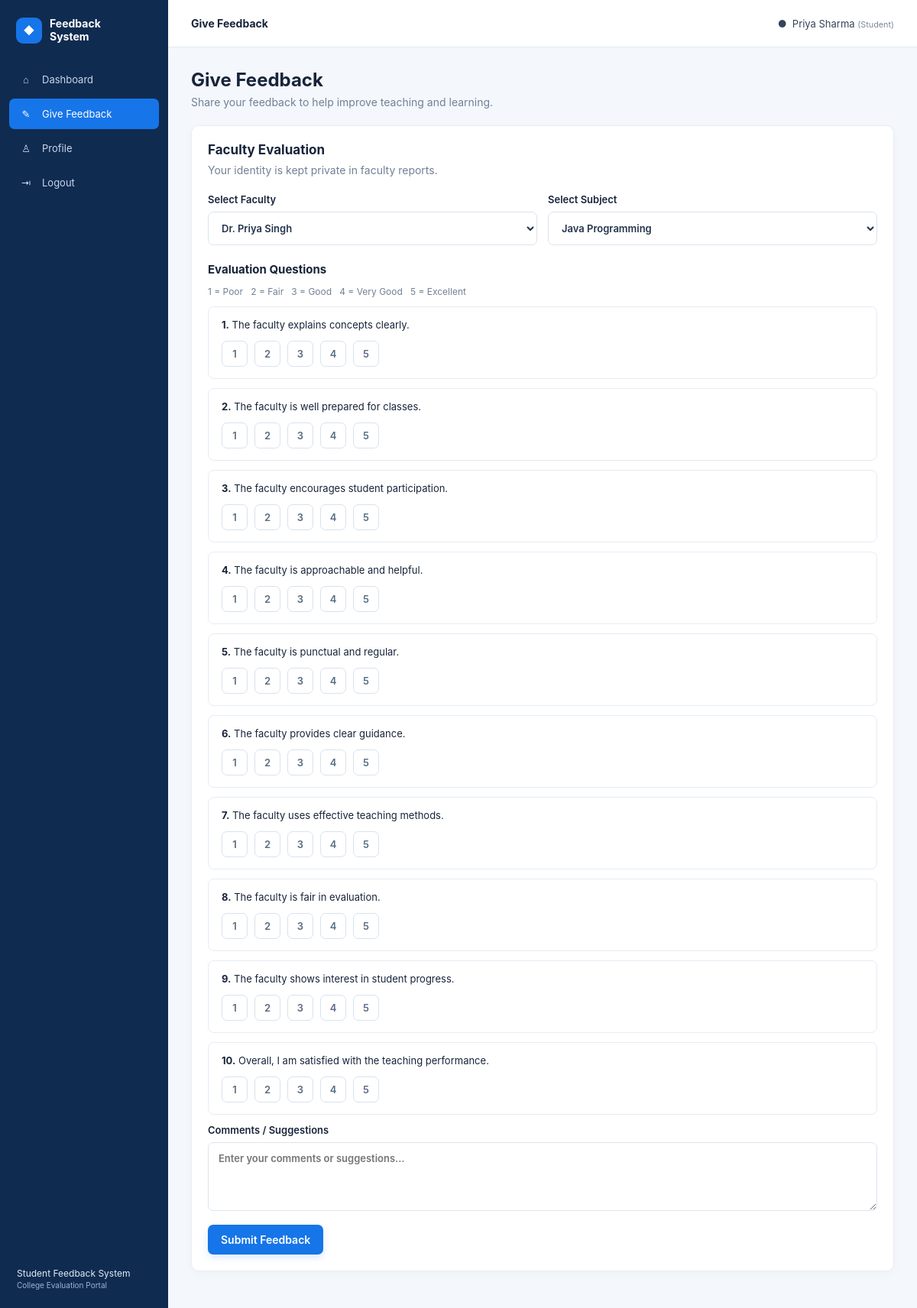
Screenshot of /feedback.php?faculty=5&subject=2 (signed in) with the database file from the repository.
### tables this page shows
CREATE TABLE questions (
  id INT AUTO_INCREMENT PRIMARY KEY,
  question_text VARCHAR(255) NOT NULL,
  category VARCHAR(100) DEFAULT NULL,
  status ENUM('active','inactive') DEFAULT 'active',
  created_at TIMESTAMP DEFAULT CURRENT_TIMESTAMP
);

### feedback.php (the view, shortened to what this page needs)
<?php
require_once "config.php"; require_role("student");
$uid=(int)$_SESSION["user_id"]; $error="";
$faculty=$pdo->query("SELECT id,name FROM users WHERE role='faculty' AND status='active' ORDER BY name")->fetchAll();
$subjects=$pdo->query("SELECT id,subject_name FROM subjects WHERE status='active' ORDER BY subject_name")->fetchAll();
$questions=$pdo->query("SELECT id,question_text FROM questions WHERE status='active' ORDER BY id")->fetchAll();
$selectedFaculty=(int)($_POST["faculty_id"]??$_GET["faculty"]??0);
$selectedSubject=(int)($_POST["subject_id"]??$_GET["subject"]??0);
app_header("Give Feedback"); ?>
<div class="welcome"><div><h1>Give Feedback</h1><p>Share your feedback to help improve teaching and learning.</p></div></div>
<div class="panel feedback-panel"><h2>Faculty Evaluation</h2><p class="muted">Your identity is kept private in faculty reports.</p><?php if($error): ?><div class="alert error"><?=e($error)?></div><?php endif; ?>
<form method="post" id="feedbackForm"><div class="two-col select-row"><label>Select Faculty<select name="faculty_id" required><option value="">Choose Faculty</option><?php foreach($faculty as $f): ?><option value="<?=$f["id"]?>" <?=$selectedFaculty===$f["id"]?"selected":""?>><?=e($f["name"])?></option><?php endforeach; ?></select></label><label>Select Subject<select name="subject_id" required><option value="">Choose Subject</option><?php foreach($subjects as $s): ?><option value="<?=$s["id"]?>" <?=$selectedSubject===$s["id"]?"selected":""?>><?=e($s["subject_name"])?></option><?php endforeach; ?></select></label></div>
<h3>Evaluation Questions</h3><p class="muted small">1 = Poor &nbsp; 2 = Fair &nbsp; 3 = Good &nbsp; 4 = Very Good &nbsp; 5 = Excellent</p>
<?php foreach($questions as $i=>$q): ?><div class="question-card"><p><b><?=$i+1?>.</b> <?=e($q["question_text"])?></p><div class="rating-group"><?php for($n=1;$n<=5;$n++): ?><label class="rating-option"><span><?=$n?></span></label><?php endfor; ?></div></div><?php endforeach; ?>
<label>Comments / Suggestions<textarea name="comment" rows="4" maxlength="1000" placeholder="Enter your comments or suggestions..."><?=e($_POST["comment"]??"")?></textarea></label><div class="form-actions"><button class="btn primary" type="submit">Submit Feedback</button></div></form></div>

### style.css (style rules this page uses)
* { box-sizing:border-box }
:root { --navy:#102f61;--blue:#1675e8;--text:#17243a;--muted:#718096;--line:#e4eaf2;--bg:#f4f7fb }
body { margin:0;font-family:Inter,"Segoe UI",Arial,sans-serif;color:var(--text);background:var(--bg);font-size:14px }
button,input,select,textarea { font:inherit }
.muted { color:var(--muted) }
.small { font-size:12px }
label { display:grid;gap:8px;font-weight:600;font-size:13px }
input,select,textarea { width:100%;padding:12px 13px;border:1px solid #dce4ee;border-radius:7px;background:#fff;color:#24344c;outline:none }
.btn { display:inline-flex;align-items:center;justify-content:center;border:0;border-radius:7px;padding:11px 17px;cursor:pointer;font-weight:600;text-decoration:none;transition:.15s }
.primary { background:#1675e8;color:#fff;box-shadow:0 4px 10px #1675e826 }
.two-col { display:grid;grid-template-columns:1fr 1fr;gap:14px }
.app-body { display:flex;min-height:100vh }
.welcome { display:flex;align-items:center;justify-content:space-between;margin-bottom:22px }
.welcome h1 { font-size:24px;margin:0 0 6px }
.welcome p { margin:0;color:var(--muted) }
.panel { background:#fff;border:1px solid #e9eef5;border-radius:10px;padding:21px;margin-bottom:20px;box-shadow:0 4px 14px #263d5907 }
.panel h2 { font-size:17px;margin:0 0 15px }
.feedback-panel { max-width:950px }
.feedback-panel>p { margin-top:-7px }
.select-row { margin:22px 0 }
.feedback-panel h3 { font-size:15px;margin:22px 0 6px }
.question-card { border:1px solid #e6ecf4;border-radius:8px;padding:15px 17px;margin:12px 0 }
.question-card p { margin:0 0 13px;font-size:13px }
.rating-group { display:flex;gap:9px }
.rating-option { display:block;cursor:pointer }
.rating-option span { display:grid;place-items:center;width:34px;height:34px;border:1px solid #d8e2ee;border-radius:7px;color:#5a6c82;font-weight:600 }
.feedback-panel textarea { resize:vertical }
.form-actions { margin-top:18px }

### rows the page displays
questions: question_text "The faculty explains concepts clearly."
questions: question_text "The faculty is well prepared for classes."
questions: question_text "The faculty encourages student participation."
questions: question_text "The faculty is approachable and helpful."
questions: question_text "The faculty is punctual and regular."
questions: question_text "The faculty provides clear guidance."
questions: question_text "The faculty uses effective teaching methods."
questions: question_text "The faculty is fair in evaluation."
questions: question_text "The faculty shows interest in student progress."
questions: question_text "Overall, I am satisfied with the teaching performance."

### other values shown
$item[1] "⌂"
$item[0] "Dashboard"
$item[1] "✎"
$item[0] "Give Feedback"
$item[1] "♙"
$item[0] "Profile"
$title "Give Feedback"
$name "Priya Sharma"
$role "Student"
form field faculty_id "Dr. Priya Singh"
form field subject_id "Java Programming"
